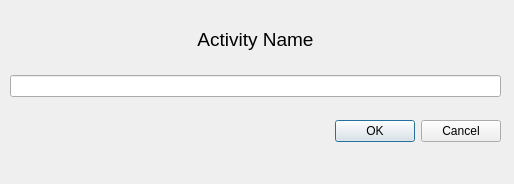
<?xml version="1.0" encoding="UTF-8"?>
<ui version="4.0">
 <class>Dialog</class>
 <widget class="QDialog" name="Dialog">
  <property name="geometry">
   <rect>
    <x>0</x>
    <y>0</y>
    <width>514</width>
    <height>184</height>
   </rect>
  </property>
  <property name="windowTitle">
   <string>Dialog</string>
  </property>
  <widget class="QWidget" name="">
   <property name="geometry">
    <rect>
     <x>10</x>
     <y>10</y>
     <width>491</width>
     <height>151</height>
    </rect>
   </property>
   <layout class="QVBoxLayout" name="verticalLayout">
    <item>
     <widget class="QLabel" name="label">
      <property name="minimumSize">
       <size>
        <width>0</width>
        <height>0</height>
       </size>
      </property>
      <property name="maximumSize">
       <size>
        <width>16777215</width>
        <height>25</height>
       </size>
      </property>
      <property name="font">
       <font>
        <pointsize>14</pointsize>
       </font>
      </property>
      <property name="text">
       <string>Activity Name</string>
      </property>
      <property name="alignment">
       <set>Qt::AlignCenter</set>
      </property>
     </widget>
    </item>
    <item>
     <widget class="QLineEdit" name="new_task_input"/>
    </item>
    <item>
     <widget class="QDialogButtonBox" name="buttonBox">
      <property name="orientation">
       <enum>Qt::Horizontal</enum>
      </property>
      <property name="standardButtons">
       <set>QDialogButtonBox::Cancel|QDialogButtonBox::Ok</set>
      </property>
     </widget>
    </item>
   </layout>
  </widget>
 </widget>
 <resources/>
 <connections>
  <connection>
   <sender>buttonBox</sender>
   <signal>accepted()</signal>
   <receiver>Dialog</receiver>
   <slot>accept()</slot>
   <hints>
    <hint type="sourcelabel">
     <x>248</x>
     <y>254</y>
    </hint>
    <hint type="destinationlabel">
     <x>157</x>
     <y>274</y>
    </hint>
   </hints>
  </connection>
  <connection>
   <sender>buttonBox</sender>
   <signal>rejected()</signal>
   <receiver>Dialog</receiver>
   <slot>reject()</slot>
   <hints>
    <hint type="sourcelabel">
     <x>316</x>
     <y>260</y>
    </hint>
    <hint type="destinationlabel">
     <x>286</x>
     <y>274</y>
    </hint>
   </hints>
  </connection>
 </connections>
</ui>
